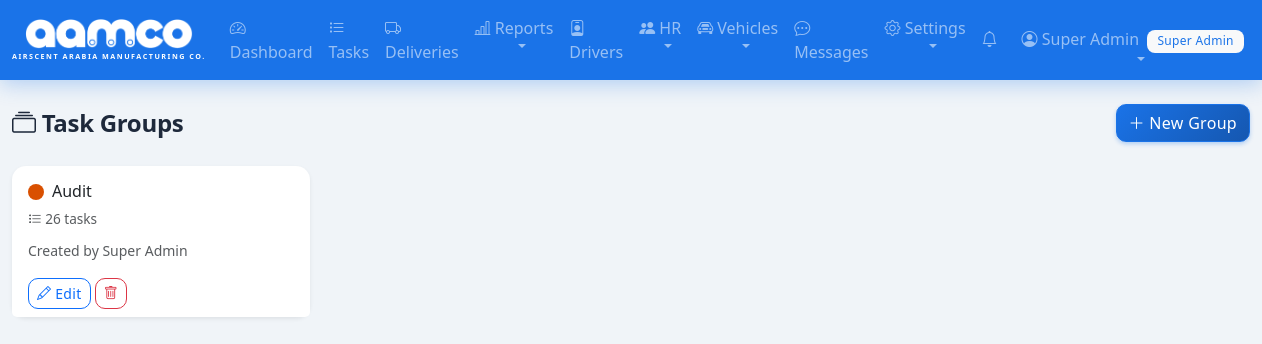
The page /task-groups (signed in) on the database its author committed.
### tables this page shows
CREATE TABLE users (
            id INTEGER PRIMARY KEY AUTOINCREMENT,
            username TEXT UNIQUE NOT NULL,
            password_hash TEXT NOT NULL,
            full_name TEXT NOT NULL,
            email TEXT,
            phone TEXT,
            pin_hash TEXT,
            profile_pic TEXT,
            role TEXT NOT NULL DEFAULT 'user',
            is_active INTEGER NOT NULL DEFAULT 1,
            created_at TIMESTAMP DEFAULT CURRENT_TIMESTAMP
        );

CREATE TABLE task_groups (
            id INTEGER PRIMARY KEY AUTOINCREMENT,
            name TEXT NOT NULL,
            color TEXT NOT NULL DEFAULT '#0d6efd',
            created_by INTEGER NOT NULL,
            created_at TIMESTAMP DEFAULT CURRENT_TIMESTAMP,
            FOREIGN KEY (created_by) REFERENCES users(id)
        );

### app.py (the view)
@app.route('/task-groups')
@admin_required
def task_groups():
    db = get_db()
    groups = db.execute('''
        SELECT g.*, u.full_name as creator_name,
               (SELECT COUNT(*) FROM tasks WHERE group_id = g.id) as task_count
        FROM task_groups g
        LEFT JOIN users u ON g.created_by = u.id
        ORDER BY g.name
    ''').fetchall()
    db.close()
    return render_template('task_groups.html', groups=groups)

### app.py (called while the page is built)
@login_manager.user_loader
def load_user(user_id):
    db = get_db()
    row = db.execute('SELECT * FROM users WHERE id = ?', (user_id,)).fetchone()
    db.close()
    if row:
        return User(**dict(row))
    return None

def admin_required(f):
    @wraps(f)
    @login_required
    def decorated(*args, **kwargs):
        if not current_user.is_admin():
            flash('Access denied. Admin privileges required.', 'danger')
            return redirect(url_for('dashboard'))
        return f(*args, **kwargs)
    return decorated

@app.context_processor
def inject_notification_count():
    if current_user.is_authenticated:
        db = get_db()
        count = db.execute('SELECT COUNT(*) FROM notifications WHERE user_id = ? AND is_read = 0',
                          (current_user.id,)).fetchone()[0]
        msg_count = db.execute('SELECT COUNT(*) FROM messages WHERE receiver_id = ? AND is_read = 0',
                              (current_user.id,)).fetchone()[0]
        db.close()
        return {'unread_notif_count': count, 'unread_msg_count': msg_count}
    return {'unread_notif_count': 0, 'unread_msg_count': 0}

@app.context_processor
def inject_settings():
    if current_user.is_authenticated:
        db = get_db()
        try:
            rows = db.execute('SELECT key, value FROM settings').fetchall()
            s = {r['key']: r['value'] for r in rows}
        except Exception:
            s = {}
        db.close()
        return {'app_settings': s, 'now': datetime.now}
    return {'app_settings': {}, 'now': datetime.now}

    @property
    def is_active(self):
        return bool(self._is_active)

    def is_admin(self):
        return self.role in ('super_admin', 'admin')

    def has_pin(self):
        return bool(self.pin_hash)

### database.py (called while the page is built)
def get_db():
    conn = sqlite3.connect(DB_PATH)
    conn.row_factory = sqlite3.Row
    conn.execute("PRAGMA foreign_keys = ON")
    return conn

### templates/task_groups.html (shortened to what this page needs)
{% extends "base.html" %}
{% block content %}
<div class="d-flex justify-content-between align-items-center mb-4">
    <h4 class="mb-0"><i class="bi bi-collection"></i> Task Groups</h4>
    <button class="btn btn-primary" data-bs-toggle="modal" data-bs-target="#addGroupModal">
        <i class="bi bi-plus-lg"></i> New Group
    </button>
</div>
<div class="row g-3">
    {% for g in groups %}
    <div class="col-md-4 col-lg-3">
        <div class="card border-0 shadow-sm h-100">
            <div class="card-body">
                <div class="d-flex align-items-center mb-2">
                    <span class="rounded-circle me-2" style="width:16px;height:16px;display:inline-block;background-color:{{ g.color or '#6c757d' }};"></span>
                    <h6 class="mb-0 flex-grow-1">{{ g.name }}</h6>
                </div>
                <p class="text-muted mb-2" style="font-size:0.85rem;">
                    <i class="bi bi-list-task"></i> {{ g.task_count }} task{{ 's' if g.task_count != 1 }}
                </p>
                <small class="text-muted">Created by {{ g.creator_name or 'Unknown' }}</small>
            </div>
            <div class="card-footer bg-white border-0 pt-0">
                <button class="btn btn-sm btn-outline-primary" data-bs-toggle="modal" data-bs-target="#editGroupModal{{ g.id }}">
                    <i class="bi bi-pencil"></i> Edit
                </button>
                <a href="{{ url_for('delete_task_group', group_id=g.id) }}" class="btn btn-sm btn-outline-danger">
                    <i class="bi bi-trash"></i>
                </a>
            </div>
        </div>
    </div>
    {% else %}
    <div class="col-12 text-center text-muted py-5">
        <i class="bi bi-collection" style="font-size:3rem;"></i>
        <p class="mt-2">No task groups yet. Create one to organize your tasks.</p>
    </div>
    {% endfor %}
</div>
{% endblock %}

### templates/base.html (shortened to what this page needs)
<!DOCTYPE html>
<html lang="en" data-bs-theme="light">
<head>
    <link href="https://cdn.jsdelivr.net/npm/bootstrap@5.3.2/dist/css/bootstrap.min.css" rel="stylesheet">
    <link href="https://cdn.jsdelivr.net/npm/bootstrap-icons@1.11.1/font/bootstrap-icons.css" rel="stylesheet">
    <link href="{{ url_for('static', filename='style.css') }}?v=5" rel="stylesheet">
</head>
<body>
    {% if current_user.is_authenticated %}
    <nav class="navbar navbar-expand-lg navbar-dark" style="background-color: #1a73e8;">
        <div class="container-fluid">
            <a class="navbar-brand fw-bold" href="{{ url_for('dashboard') }}">
                <div class="d-flex flex-column align-items-center">
                    <img src="{{ url_for('static', filename='logo.png') }}" alt="AAMCO" height="30" style="filter: brightness(0) invert(1);">
                    <span class="text-white d-none d-md-block" style="font-size: 0.45rem; letter-spacing: 1.5px; margin-top: 2px;">AIRSCENT ARABIA MANUFACTURING CO.</span>
                </div>
            </a>
            <div class="collapse navbar-collapse" id="navBar">
                <ul class="navbar-nav me-auto">
                    <li class="nav-item">
                        <a class="nav-link" href="{{ url_for('dashboard') }}"><i class="bi bi-speedometer2"></i> Dashboard</a>
                    </li>
                    <li class="nav-item">
                        <a class="nav-link" href="{{ url_for('tasks') }}"><i class="bi bi-list-task"></i> Tasks</a>
                    </li>
                    <li class="nav-item">
                        <a class="nav-link" href="{{ url_for('deliveries') }}"><i class="bi bi-truck"></i> Deliveries</a>
                    </li>
                    <li class="nav-item dropdown">
                        <a class="nav-link dropdown-toggle" href="#" role="button" data-bs-toggle="dropdown">
                            <i class="bi bi-bar-chart-line"></i> Reports
                        </a>
                    </li>
                    <li class="nav-item">
                        <a class="nav-link" href="{{ url_for('delivery_persons') }}"><i class="bi bi-person-badge"></i> Drivers</a>
                    </li>
                    <li class="nav-item dropdown">
                        <a class="nav-link dropdown-toggle" href="#" role="button" data-bs-toggle="dropdown">
                            <i class="bi bi-people-fill"></i> HR
                        </a>
                    </li>
                    <li class="nav-item dropdown">
                        <a class="nav-link dropdown-toggle" href="#" role="button" data-bs-toggle="dropdown">
                            <i class="bi bi-car-front"></i> Vehicles
                        </a>
                    </li>
                    <li class="nav-item">
                        <a class="nav-link position-relative" href="{{ url_for('messages_inbox') }}">
                            <i class="bi bi-chat-dots"></i> Messages
                        </a>
                    </li>
                    {% if current_user.is_admin() %}
                    <li class="nav-item dropdown">
                        <a class="nav-link dropdown-toggle" href="#" role="button" data-bs-toggle="dropdown">
                            <i class="bi bi-gear"></i> Settings
                        </a>
                    </li>
                    {% endif %}
                </ul>
                <ul class="navbar-nav">
                    <li class="nav-item me-2">
                        <a class="nav-link position-relative" href="{{ url_for('notifications') }}" title="Notifications" id="notifBellLink">
                            <i class="bi bi-bell"></i>
                        </a>
                    </li>
                    <li class="nav-item dropdown">
                        <a class="nav-link dropdown-toggle" href="#" role="button" data-bs-toggle="dropdown">
                            {% if current_user.profile_pic %}
                            <img src="{{ url_for('static', filename='uploads/' + current_user.profile_pic) }}" alt="" class="rounded-circle me-1" style="width:24px;height:24px;object-fit:cover;">
                            {% else %}
                            <i class="bi bi-person-circle"></i>
                            {% endif %}
                            {{ current_user.full_name }}
                            <span class="badge bg-light text-primary ms-1">{{ current_user.role | replace('_', ' ') | title }}</span>
                        </a>
                    </li>
                </ul>
            </div>
        </div>
    </nav>
    {% endif %}
    <div class="container-fluid py-4">
        {% block content %}{% endblock %}
    </div>
</body>
</html>

### static/style.css (style rules this page uses)
:root { --tf-primary: #1a73e8; --tf-primary-dark: #1557b0; --tf-primary-light: #e8f0fe; --tf-dark: #0a0f1a; --tf-dark-card: #111827; --tf-dark-surface: #1e293b; --tf-blue-glow: rgba(26, 115, 232, 0.12); --tf-border: #e2e8f0; --tf-radius: 14px; --tf-shadow: 0 1px 3px rgba(0,0,0,0.06), 0 1px 2px rgba(0,0,0,0.04); --tf-shadow-md: 0 4px 6px rgba(0,0,0,0.05), 0 2px 4px rgba(0,0,0,0.04); --tf-shadow-lg: 0 10px 30px rgba(0,0,0,0.08); }
body { background-color: #f0f4f8; font-family: 'Segoe UI', system-ui, -apple-system, sans-serif; color: #1e293b; -webkit-font-smoothing: antialiased; }
.navbar { box-shadow: 0 4px 20px rgba(26, 115, 232, 0.3); border-bottom: none; backdrop-filter: blur(10px); z-index: 1030; position: relative; }
.navbar-brand { font-size: 1.4rem; letter-spacing: 0.5px; }
.card { border-radius: var(--tf-radius); border: 1px solid var(--tf-border); box-shadow: var(--tf-shadow); transition: box-shadow 0.25s ease; }
.badge { font-weight: 500; padding: 0.4em 0.8em; }
.btn-primary { background: linear-gradient(135deg, var(--tf-primary) 0%, var(--tf-primary-dark) 100%); border-color: var(--tf-primary); box-shadow: 0 2px 4px rgba(26, 115, 232, 0.3); }
.btn { border-radius: 10px; font-weight: 500; letter-spacing: 0.3px; }
.text-primary { color: var(--tf-primary) !important; }
.badge { font-weight: 500; padding: 0.45em 0.85em; border-radius: 8px; letter-spacing: 0.3px; }
h4 { font-weight: 700; letter-spacing: -0.3px; }
.card { transition: box-shadow 0.25s ease; }
.btn { transition: transform 0.15s ease, box-shadow 0.15s ease, background-color 0.2s ease; }
.navbar-nav .nav-link { position: relative; transition: color 0.2s ease; }
.navbar-nav .nav-link::after { content: ''; position: absolute; bottom: 0; left: 50%; width: 0; height: 2px; background-color: var(--tf-primary); transition: width 0.3s ease, left 0.3s ease; }

### rows shown on the page
users: full_name "Super Admin", role "Super Admin"
task_groups: name "Audit", task_count "26", task_count "s", full_name "Super Admin"
